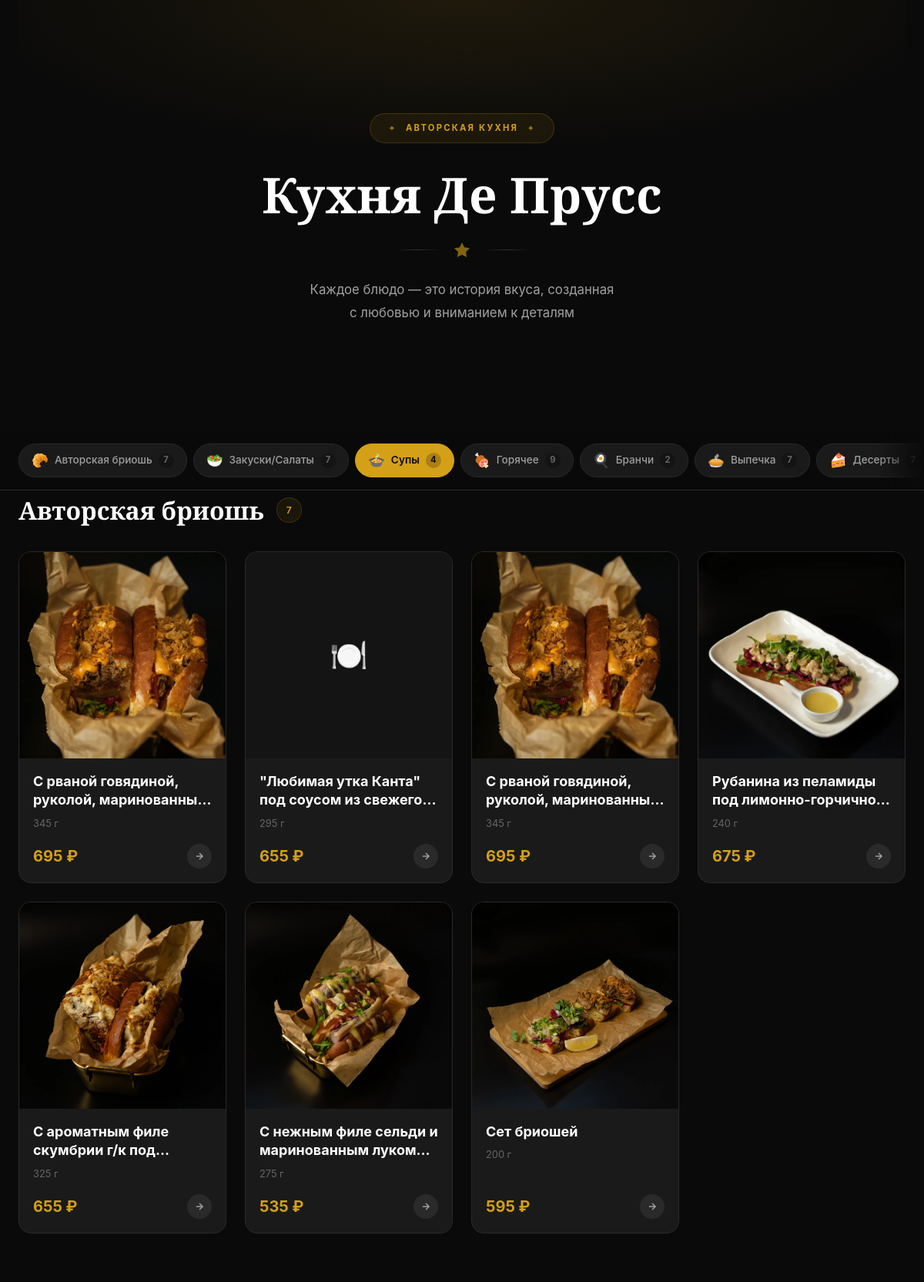
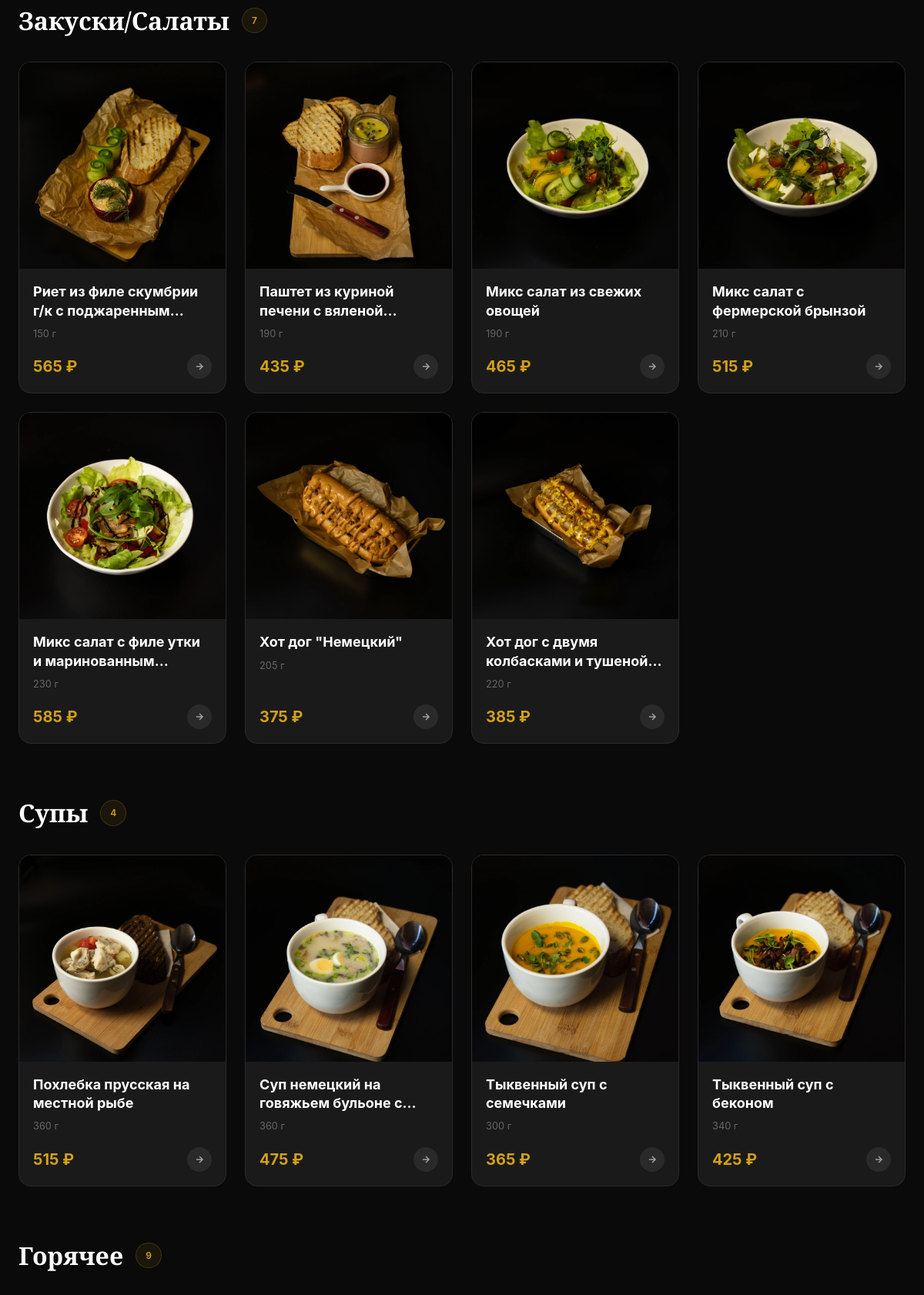
The page / (upper part) on the database its author committed (2 pictures, top to bottom).
### app/models/category.py (models this page shows, shortened)
class Category(Base):
    __tablename__ = "categories"
    id = Column(Integer, primary_key=True, autoincrement=True)
    name = Column(String(100), nullable=False)
    slug = Column(String(100), unique=True, nullable=False, index=True)
    description = Column(Text, nullable=True)
    sort_order = Column(Integer, default=0)
    is_active = Column(Boolean, default=True)
    created_at = Column(DateTime(timezone=True), server_default=func.now())
    updated_at = Column(DateTime(timezone=True), server_default=func.now(), onupdate=func.now())
    dishes = relationship("Dish", back_populates="category", lazy="selectin")

### app/models/dish.py (models this page shows, shortened)
class Dish(Base):
    __tablename__ = "dishes"
    id = Column(Integer, primary_key=True, autoincrement=True)
    category_id = Column(Integer, ForeignKey("categories.id", ondelete="RESTRICT"), nullable=False, index=True)
    name = Column(String(200), nullable=False)
    slug = Column(String(200), unique=True, nullable=False, index=True)
    description = Column(Text, nullable=True)
    price = Column(Numeric(10, 2), nullable=False)
    weight = Column(String(50), nullable=True)
    calories = Column(Integer, nullable=True)
    is_available = Column(Boolean, default=True, index=True)
    sort_order = Column(Integer, default=0)
    image_thumbnail = Column(String(500), nullable=True)
    image_small = Column(String(500), nullable=True)
    image_medium = Column(String(500), nullable=True)
    image_large = Column(String(500), nullable=True)
    created_at = Column(DateTime(timezone=True), server_default=func.now(), index=True)
    updated_at = Column(DateTime(timezone=True), server_default=func.now(), onupdate=func.now())
    category = relationship("Category", back_populates="dishes")

### app/api/menu.py (the view)
@router.get("/", response_class=HTMLResponse)
async def index(request: Request, db: AsyncSession = Depends(get_db)):
    result = await db.execute(
        select(Category)
        .where(Category.is_active == True)
        .options(selectinload(Category.dishes))
        .order_by(Category.sort_order)
    )
    categories = result.scalars().all()
    for category in categories:
        category.dishes.sort(key=lambda x: (not x.is_available, x.sort_order))
    return templates.TemplateResponse(
        "pages/index.html",
        {
            "request": request,
            "categories": categories,
            "title": "Кухня Де Прусс"
        }
    )

### app/templates/pages/index.html (shortened to what this page needs)
{% extends "base.html" %}
{% block content %}
<section class="hero">
    <div class="hero__content">
        <div class="hero__badge">
            <span class="hero__badge-icon">✦</span>
            Авторская кухня
            <span class="hero__badge-icon">✦</span>
        </div>
        <h1 class="hero__title">Кухня Де Прусс</h1>
        <div class="hero__divider">
            <span></span>
            <svg width="24" height="24" viewBox="0 0 24 24" fill="currentColor">
                <path d="M12 2L15.09 8.26L22 9.27L17 14.14L18.18 21.02L12 17.77L5.82 21.02L7 14.14L2 9.27L8.91 8.26L12 2Z"/>
            </svg>
            <span></span>
        </div>
        <p class="hero__subtitle">Каждое блюдо — это история вкуса, созданная<br>с любовью и вниманием к деталям</p>
    </div>
</section>
<nav class="category-filter" id="categoryFilter">
    <div class="category-filter__container">
        <div class="category-filter__scroll" id="categoryFilterScroll">
            {% for category in categories %}
            {% if category.dishes %}
            <a href="#{{ category.slug }}" class="category-filter__item" data-category="{{ category.slug }}">
                <span class="category-filter__icon">
                    {% if 'бриошь' in category.name.lower() %}🥐
                    {% elif 'закуск' in category.name.lower() or 'салат' in category.name.lower() %}🥗
                    {% elif 'суп' in category.name.lower() %}🍲
                    {% elif 'горячее' in category.name.lower() %}🍖
                    {% elif 'бранч' in category.name.lower() %}🍳
                    {% elif 'выпечк' in category.name.lower() %}🥧
                    {% elif 'десерт' in category.name.lower() %}🍰
                    {% elif 'напитк' in category.name.lower() %}🥤
                    {% elif 'кофе' in category.name.lower() or 'чай' in category.name.lower() %}☕
                    {% elif 'вайн' in category.name.lower() or 'вино' in category.name.lower() %}🍷
                    {% elif 'пиво' in category.name.lower() %}🍺
                    {% elif 'снек' in category.name.lower() %}🥨
                    {% else %}🍽️
                    {% endif %}
                </span>
                <span class="category-filter__name">{{ category.name }}</span>
                <span class="category-filter__count">{{ category.dishes|length }}</span>
            </a>
            {% endif %}
            {% endfor %}
        </div>
    </div>
</nav>
{% for category in categories %}
{% if category.dishes %}
<section class="category" id="{{ category.slug }}">
    <div class="category__header">
        <h2 class="category__title">{{ category.name }}</h2>
        <span class="category__count">{{ category.dishes|length }} {{ category.dishes|length|declension('блюдо', 'блюда', 'блюд') if declension else '' }}</span>
    </div>
    <div class="dishes-grid">
        {% for dish in category.dishes %}
        <a href="/dish/{{ dish.slug }}" class="dish-card scroll-reveal {{ 'dish-card--unavailable' if not dish.is_available else '' }}" data-delay="{{ loop.index0 * 50 }}">
            <div class="dish-card__image">
                {% if dish.image_small %}
                <img
                    src="{{ dish.image_thumbnail or '/static/images/placeholder.webp' }}"
                    data-src="{{ dish.image_medium }}"
                    data-srcset="{{ dish.image_small }} 600w, {{ dish.image_medium }} 1200w"
                    sizes="(max-width: 640px) 100vw, (max-width: 1024px) 50vw, 400px"
                    alt="{{ dish.name }}"
                    loading="lazy"
                    class="blur-up"
                >
                {% else %}
                <div class="no-image">🍽️</div>
                {% endif %}
            </div>
            <div class="dish-card__content">
                <h3 class="dish-card__title">{{ dish.name }}</h3>
                <div class="dish-card__meta">
                    {% if dish.weight %}
                    <span>{{ dish.weight }}</span>
                    {% endif %}
                </div>
                <div class="dish-card__footer">
                    <p class="dish-card__price">{{ dish.price|int }} ₽</p>
                    <span class="dish-card__arrow">
                        <svg width="14" height="14" viewBox="0 0 24 24" fill="none" stroke="currentColor" stroke-width="2.5">
                            <path d="M5 12h14M12 5l7 7-7 7"/>
                        </svg>
                    </span>
                </div>
            </div>
        </a>
        {% endfor %}
    </div>
</section>
{% endif %}
{% endfor %}
{% endblock %}

### static/css/base/_variables.css (style rules this page uses)
:root { --mustard: #D4A017; --mustard-light: #E8C547; --mustard-dark: #B8860B; --mustard-glow: rgba(212, 160, 23, 0.25); --mustard-subtle: rgba(212, 160, 23, 0.08); --bg: #0A0A0A; --bg-elevated: #141414; --bg-card: #1A1A1A; --bg-card-hover: #222222; --border: #2A2A2A; --border-light: #333333; --text: #FFFFFF; --text-secondary: #A0A0A0; --text-muted: #666666; --success: #22C55E; --danger: #EF4444; --shadow-sm: 0 2px 8px rgba(0,0,0,0.3); --shadow-md: 0 8px 24px rgba(0,0,0,0.4); --shadow-lg: 0 16px 48px rgba(0,0,0,0.5); --shadow-glow: 0 0 40px rgba(212, 160, 23, 0.15); --radius-sm: 8px; --radius-md: 12px; --radius-lg: 16px; --radius-xl: 24px; --transition-fast: 0.15s ease; --transition-normal: 0.25s ease; --transition-slow: 0.4s cubic-bezier(0.4, 0, 0.2, 1); }

### static/css/base/_category.css (style rules this page uses)
.category { margin-bottom: 4rem; scroll-margin-top: 20px; }
@media (min-width: 768px) { .category { scroll-margin-top: 80px; } }
.category__header { display: flex; align-items: center; gap: 1rem; margin-bottom: 1.75rem; }
.category__title { font-family: 'Playfair Display', Georgia, serif; font-size: clamp(1.5rem, 4vw, 2rem); font-weight: 600; color: var(--text); position: relative; }
.category__title::after { content: ''; position: absolute; bottom: -10px; left: 0; width: 50px; height: 3px; background: var(--mustard); border-radius: 2px; }
.category__count { font-size: 0.75rem; font-weight: 600; color: var(--mustard); background: var(--mustard-subtle); padding: 0.375rem 0.75rem; border-radius: 100px; border: 1px solid rgba(212, 160, 23, 0.2); }
.dishes-grid { display: grid; gap: 1.25rem; grid-template-columns: repeat(auto-fill, minmax(165px, 1fr)); }
@media (min-width: 640px) { .dishes-grid { grid-template-columns: repeat(auto-fill, minmax(200px, 1fr)); gap: 1.5rem; } }
@media (min-width: 1024px) { .dishes-grid { grid-template-columns: repeat(auto-fill, minmax(240px, 1fr)); } }

### static/css/base/_dish-card.css (style rules this page uses)
.dish-card { background: var(--bg-card); border-radius: var(--radius-lg); overflow: hidden; border: 1px solid var(--border); transition: var(--transition-slow); text-decoration: none; color: inherit; display: flex; flex-direction: column; position: relative; }
.dish-card__image { aspect-ratio: 1; background: var(--bg-elevated); position: relative; overflow: hidden; }
.dish-card__image img { width: 100%; height: 100%; object-fit: cover; transition: transform var(--transition-slow), filter 0.3s; }
.dish-card__image img.loaded { filter: blur(0); transform: scale(1); }
.no-image { width: 100%; height: 100%; display: flex; align-items: center; justify-content: center; background: var(--bg-elevated); color: var(--text-muted); font-size: 2.5rem; }

### static/css/base/_dish-card-content.css (style rules this page uses)
.dish-card__content { padding: 1.125rem; display: flex; flex-direction: column; flex: 1; }
.dish-card__title { font-size: 1.125rem; font-weight: 700; margin-bottom: 0.5rem; line-height: 1.35; color: var(--text); display: -webkit-box; -webkit-line-clamp: 2; -webkit-box-orient: vertical; overflow: hidden; }
.dish-card__meta { font-size: 0.8rem; color: var(--text-muted); margin-bottom: 1rem; display: flex; align-items: center; gap: 0.5rem; }
.dish-card__footer { margin-top: auto; display: flex; align-items: center; justify-content: space-between; }
.dish-card__price { font-size: 1.25rem; font-weight: 700; color: var(--mustard); }
.dish-card__arrow { width: 32px; height: 32px; border-radius: 50%; background: var(--border); display: flex; align-items: center; justify-content: center; transition: var(--transition-fast); color: var(--text-secondary); }

### static/css/main/animations/_keyframes.css (style rules this page uses)
.dish-card { animation: fadeInUp 0.4s ease both; }
.category { animation: fadeIn 0.3s ease; }

### static/css/main/animations/_scroll-reveal.css (style rules this page uses)
.scroll-reveal { opacity: 0; transform: translateY(30px); transition: opacity 0.6s ease, transform 0.6s ease; }
.scroll-reveal.revealed { opacity: 1; transform: translateY(0); }
.scroll-reveal[data-delay] { transition-delay: calc(var(--delay, 0) * 1ms); }

### static/css/main/animations/_micro.css (style rules this page uses)
.btn, .category-filter__item, .dish-card { transition: transform 0.15s ease, box-shadow 0.2s ease, border-color 0.2s ease, background 0.2s ease; }

### static/css/main/utils/_helpers.css (style rules this page uses)
* { -webkit-font-smoothing: antialiased; -moz-osx-font-smoothing: grayscale; }

### static/css/main/utils/_scrollbar.css (style rules this page uses)
* { scrollbar-width: thin; scrollbar-color: var(--border-light) var(--bg); }

### rows shown on the page
Category: name "Авторская бриошь", dishes|length "7"
Category: name "Закуски/Салаты", dishes|length "7"
Category: name "Супы", dishes|length "4"
Category: name "Горячее", dishes|length "9"
Category: name "Бранчи", dishes|length "2"
Category: name "Выпечка", dishes|length "7"
Category: name "Десерты", dishes|length "7"
Dish: image_medium (picture), name "С рваной говядиной, руколой,…", weight "345 г", price "695"
Dish: name "\"Любимая утка Канта\" под соусом из…", weight "295 г", price "655"
Dish: image_medium (picture), name "С рваной говядиной, руколой,…", weight "345 г", price "695"
Dish: image_medium (picture), name "Рубанина из пеламиды под…", weight "240 г", price "675"
Dish: image_medium (picture), name "С ароматным филе скумбрии г/к…", weight "325 г", price "655"
Dish: image_medium (picture), name "С нежным филе сельди и маринованным…", weight "275 г", price "535"
Dish: image_medium (picture), name "Сет бриошей", weight "200 г", price "595"
Dish: image_medium (picture), name "Риет из филе скумбрии г/к с…", weight "150 г", price "565"
Dish: image_medium (picture), name "Паштет из куриной печени с…", weight "190 г", price "435"
Dish: image_medium (picture), name "Микс салат из свежих овощей", weight "190 г", price "465"
Dish: image_medium (picture), name "Микс салат с фермерской брынзой", weight "210 г", price "515"
Dish: image_medium (picture), name "Микс салат с филе утки и…", weight "230 г", price "585"
Dish: image_medium (picture), name "Хот дог \"Немецкий\"", weight "205 г", price "375"
Dish: image_medium (picture), name "Хот дог с двумя колбасками и…", weight "220 г", price "385"
Dish: image_medium (picture), name "Похлебка прусская на местной рыбе", weight "360 г", price "515"
Dish: image_medium (picture), name "Суп немецкий на говяжьем бульоне…", weight "360 г", price "475"
Dish: image_medium (picture), name "Тыквенный суп с семечками", weight "300 г", price "365"
Dish: image_medium (picture), name "Тыквенный суп с беконом", weight "340 г", price "425"
